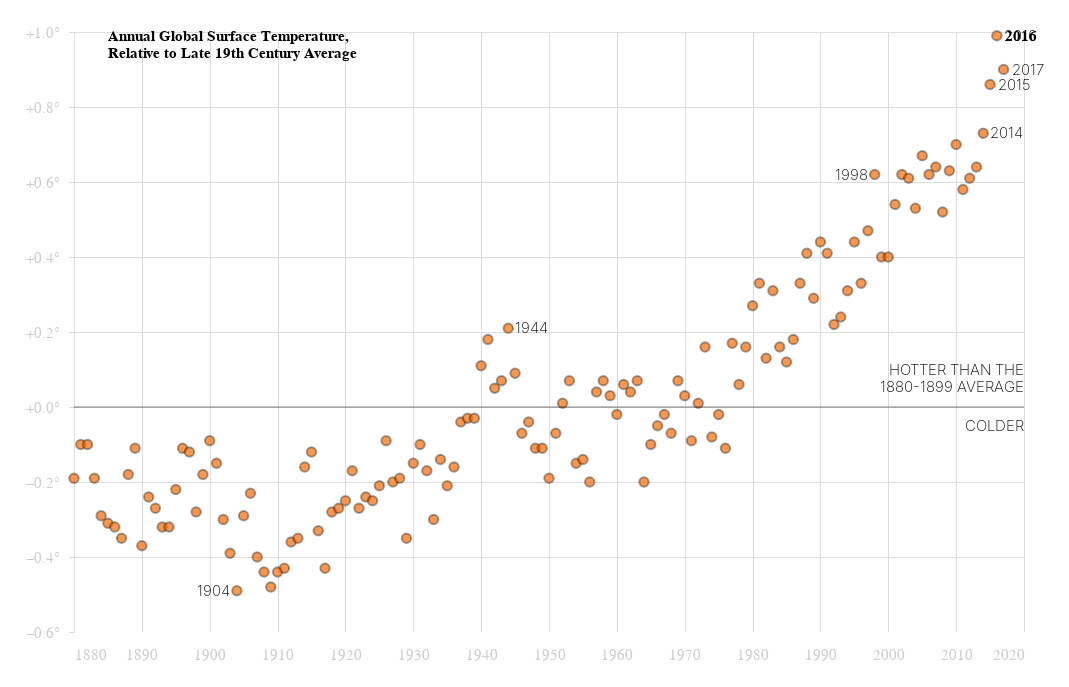

Notebook code cell kept with this figure:
### Code cell
chart_total = alt.layer(chart, line, text_upper_line, text_under_line, chart_title, text_points_left, text_points_right, text_bold_point).configure_view(
    strokeWidth = 0).properties(
    width = 950, height = 600, background = '#FFFFFF', padding = 25)
chart_total

### Figure 1 — Vega-Lite specification as saved in the notebook (floating-point values rounded to 4 significant figures; data arrays with more than 128 entries replaced by an {"elided": "..."} marker saying what was removed)
{"config": {"view": {"continuousWidth": 400, "continuousHeight": 300, "strokeWidth": 0}}, "layer": [{"data": {"name": "data-5cba552e0fd77e6cbafb6fd4c5c45f10"}, "mark": {"type": "point", "color": "#F26C08", "filled": true, "size": 90, "stroke": "#000000", "strokeOpacity": 0.5}, "encoding": {"x": {"type": "quantitative", "axis": {"domainColor": "white", "format": "1000f", "labelColor": "#999999", "labelFontSize": 15, "labelOpacity": 0.5, "labelPadding": 10, "tickColor": "white", "tickCount": 14, "tickMinStep": 10}, "field": "Year", "scale": {"domain": [1880, 2020]}, "title": ""}, "y": {"type": "quantitative", "axis": {"domainOpacity": 0, "labelColor": "#999999", "labelExpr": "format(datum.value, '+.1f') +'°'", "labelFontSize": 15, "labelOpacity": 0.5, "labelPadding": 10, "tickColor": "grey", "tickCount": 9, "tickMinStep": 0.2, "tickOpacity": 0.3}, "field": "J-D", "title": ""}}}, {"data": {"name": "data-06fd9f850666401b4599de5588b60692"}, "mark": {"type": "rule", "color": "black", "opacity": 0.5}, "encoding": {"y": {"type": "quantitative", "field": "y"}}}, {"data": {"name": "data-377fe3a7e0ac220ca01ed6e749c2aa88"}, "mark": {"type": "text", "align": "right", "fontSize": 15, "fontWeight": 200, "lineBreak": "\n", "text": "HOTTER THAN THE \n1880-1899 AVERAGE"}, "encoding": {"x": {"type": "quantitative", "field": "Year"}, "y": {"type": "quantitative", "field": "Temp"}}}, {"data": {"name": "data-13f8e6b73a07be0f6053781833b5584d"}, "mark": {"type": "text", "align": "right", "fontSize": 15, "fontWeight": 200, "text": "COLDER"}, "encoding": {"x": {"type": "quantitative", "field": "Year"}, "y": {"type": "quantitative", "field": "Temp"}}}, {"data": {"name": "data-ba7938324b485c158728c5906a59227e"}, "mark": {"type": "text", "align": "left", "fontSize": 15, "fontWeight": "bold", "lineBreak": "\n", "opacity": 1, "text": "Annual Global Surface Temperature, \nRelative to Late 19th Century Average"}, "encoding": {"x": {"type": "quantitative", "field": "Year"}, "y": {"type": "quantitative", "field": "Temp"}}}, {"data": {"name": "data-02f51c34780d3e3891ed7898e0a738ce"}, "mark": {"type": "text", "align": "left", "dx": -40, "fontSize": 15, "fontWeight": 200}, "encoding": {"text": {"type": "ordinal", "field": "Year"}, "x": {"type": "quantitative", "field": "Year"}, "y": {"type": "quantitative", "field": "J-D"}}}, {"data": {"name": "data-b428f60390c50dc08aa3145372a64145"}, "mark": {"type": "text", "align": "right", "dx": 40, "fontSize": 15, "fontWeight": 200}, "encoding": {"text": {"type": "ordinal", "field": "Year"}, "x": {"type": "quantitative", "field": "Year"}, "y": {"type": "quantitative", "field": "J-D"}}}, {"data": {"name": "data-b428f60390c50dc08aa3145372a64145"}, "mark": {"type": "text", "align": "right", "dx": 40, "fontSize": 15, "fontWeight": "bold"}, "encoding": {"text": {"type": "ordinal", "field": "Year"}, "x": {"type": "quantitative", "field": "Year"}, "y": {"type": "quantitative", "field": "J-D"}}, "transform": [{"filter": {"equal": 2016, "field": "Year"}}]}], "background": "#FFFFFF", "height": 600, "padding": 25, "width": 950, "$schema": "https://vega.github.io/schema/vega-lite/v4.8.1.json", "datasets": {"data-5cba552e0fd77e6cbafb6fd4c5c45f10": {"elided": "138 records"}, "data-06fd9f850666401b4599de5588b60692": [{"y": 0}], "data-377fe3a7e0ac220ca01ed6e749c2aa88": [{"Year": 2020, "Temp": 0.1}], "data-13f8e6b73a07be0f6053781833b5584d": [{"Year": 2020, "Temp": -0.05}], "data-ba7938324b485c158728c5906a59227e": [{"Year": 1885, "Temp": 0.99}], "data-02f51c34780d3e3891ed7898e0a738ce": [{"Year": 1904, "J-D": -0.49}, {"Year": 1998, "J-D": 0.62}], "data-b428f60390c50dc08aa3145372a64145": [{"Year": 1944, "J-D": 0.21}, {"Year": 2014, "J-D": 0.73}, {"Year": 2015, "J-D": 0.86}, {"Year": 2016, "J-D": 0.99}, {"Year": 2017, "J-D": 0.9}]}}
